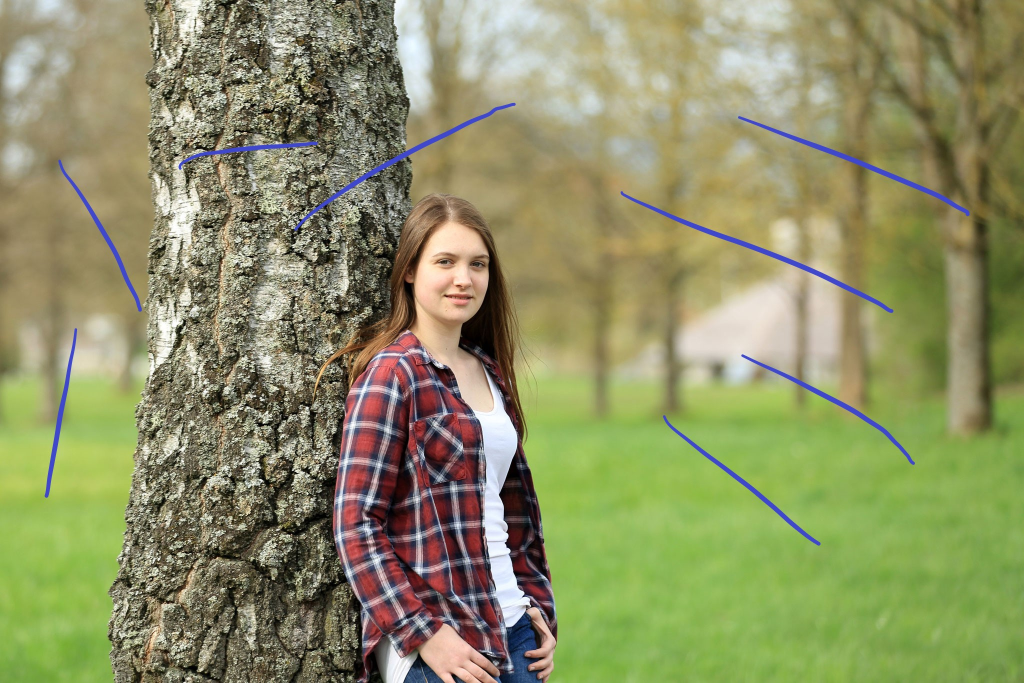
#> input picture image.jpg, 2048 x 1366 px, found by its file name (shown at 1/2 size)
$ python eye_smile_detection.py
#> lines starting #> are read from the running program, lines starting #| are printed output that depends on the picture; after the words box and inside, x2 and y2 are one past the last pixel; in counts of white or black regions, pixels touching at a corner belong together
import cv2
image = cv2.imread(r'C:\Users\sd63481\Desktop\OpenCV\image.jpg',1)
#> image is the input picture: shape (1366, 2048, 3); mean B, G, R 101.1, 144.6, 141.7
image = cv2.resize(src=image,dsize=(0,0),fx=0.7,fy=0.7)
#> image: shape (956, 1434, 3)

#https://github.com/opencv/opencv/blob/master/data/haarcascades/haarcascade_eye.xml
face_cascade = cv2.CascadeClassifier(cv2.data.haarcascades+"haarcascade_frontalface_default.xml")
eye_cascade = cv2.CascadeClassifier(cv2.data.haarcascades+"haarcascade_eye.xml")
smile_cascade = cv2.CascadeClassifier(cv2.data.haarcascades+"haarcascade_smile.xml")
gray = cv2.cvtColor(image,cv2.COLOR_BGR2GRAY)
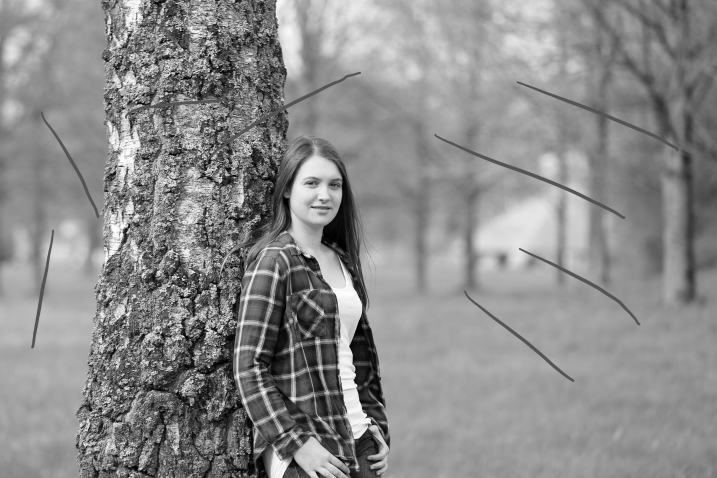
#> gray: shape (956, 1434) (shown at 1/2 size); min 0, max 255, mean 138.7
faces = face_cascade.detectMultiScale(gray,scaleFactor=1.4,minNeighbors=9)
#> faces = [[577, 319, 129, 129]]
print(faces)
#| [[577 319 129 129]]

for (x, y, w, h) in faces:
    cv2.rectangle(image, (x, y), (x+w, y+h), (255, 255, 0), thickness=2)
    cv2.putText(img=image,text="Face",org=(x,y),
                fontFace=cv2.FONT_HERSHEY_PLAIN,fontScale=2,color=(0,255,255),thickness=2)

    # to find out eyes only in those areas where face got detected
    roi_gray = gray[y:y+h,x:x+h]
    roi_color = image[y:y+h,x:x+h]

    eyes = eye_cascade.detectMultiScale(image=roi_gray,scaleFactor=1.2,minNeighbors=4)
    smile = smile_cascade.detectMultiScale(image=roi_gray,scaleFactor=1.2,minNeighbors=4)
    print("Sumit",eyes)
    for (ex,ey,ew,eh) in eyes:
        cv2.rectangle(roi_color, (ex, ey), (ex+ew, ey+eh), (255, 55, 255), thickness=2)
        cv2.putText(img=roi_color,text="Eye",org=(ex,ey),
                 fontFace=cv2.FONT_HERSHEY_PLAIN,fontScale=2,color=(0,255,255),thickness=2)

    for (sx,sy,sw,sh) in smile:
        cv2.rectangle(roi_color, (sx, sy), (sx+sw, sy+sh), (55, 55, 255), thickness=2)
        cv2.putText(img=roi_color,text="Smile",org=(sx,sy),
                 fontFace=cv2.FONT_HERSHEY_PLAIN,fontScale=2,color=(0,255,255),thickness=2)
#> this loop made 1 pass
#> (x, y, w, h, eyes, smile) on pass 1: (577, 319, 129, 129, [[77, 39, 25, 25], [29, 29, 34, 34]], [[31, 80, 69, 34]])
#| Sumit [[77 39 25 25]
#|  [29 29 34 34]]
#> pass 1, `roi_gray = gray[y:y+h,x:x+h]`:
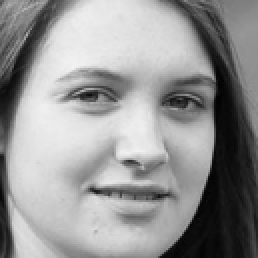
#> roi_gray: shape (129, 129) (shown 2 times larger); min 1, max 242, mean 148.3
#> pass 1, `roi_color = image[y:y+h,x:x+h]`:
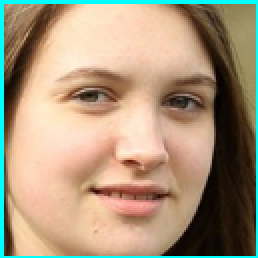
#> roi_color: shape (129, 129, 3) (shown 2 times larger); mean B, G, R 123.2, 148.7, 168.7
#> after the loop:
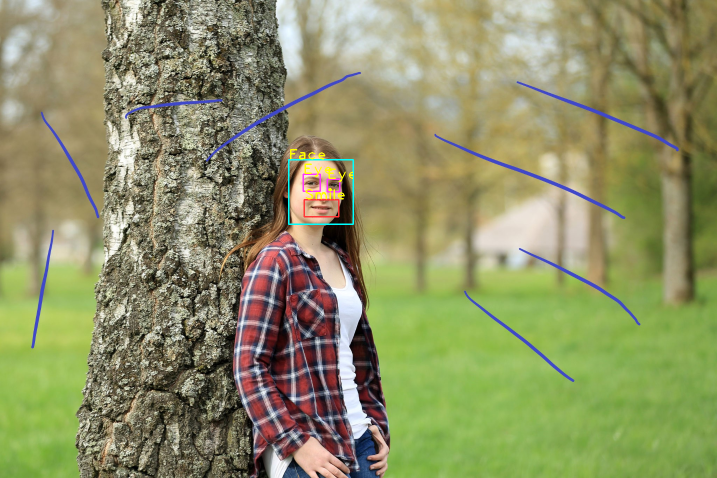
#> image: shape (956, 1434, 3) (shown at 1/2 size); mean B, G, R 101.1, 144.7, 141.6
#> after the loop:
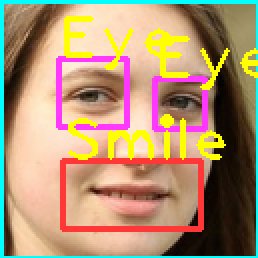
#> roi_color: shape (129, 129, 3) (shown 2 times larger); 14.38% of pixels changed, all inside (x1, y1, x2, y2) = (28, 8, 129, 116)

cv2.imshow('pic',image)
cv2.waitKey(0)
cv2.destroyAllWindows()
